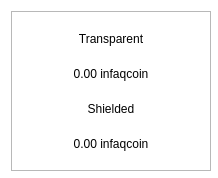
<?xml version="1.0" encoding="UTF-8"?>
<ui version="4.0">
 <class>BalanceBubble</class>
 <widget class="QWidget" name="BalanceBubble">
  <property name="geometry">
   <rect>
    <x>0</x>
    <y>0</y>
    <width>218</width>
    <height>178</height>
   </rect>
  </property>
  <property name="minimumSize">
   <size>
    <width>218</width>
    <height>178</height>
   </size>
  </property>
  <property name="maximumSize">
   <size>
    <width>250</width>
    <height>178</height>
   </size>
  </property>
  <property name="windowTitle">
   <string>Form</string>
  </property>
  <property name="styleSheet">
   <string notr="true">#BalanceBubble{
background-color:transparent
}</string>
  </property>
  <layout class="QVBoxLayout" name="verticalLayout_2">
   <property name="spacing">
    <number>0</number>
   </property>
   <item>
    <widget class="QFrame" name="frame">
     <property name="minimumSize">
      <size>
       <width>200</width>
       <height>160</height>
      </size>
     </property>
     <property name="maximumSize">
      <size>
       <width>250</width>
       <height>160</height>
      </size>
     </property>
     <property name="styleSheet">
      <string notr="true"/>
     </property>
     <property name="frameShape">
      <enum>QFrame::StyledPanel</enum>
     </property>
     <property name="frameShadow">
      <enum>QFrame::Raised</enum>
     </property>
     <property name="lineWidth">
      <number>10</number>
     </property>
     <layout class="QVBoxLayout" name="verticalLayout">
      <property name="spacing">
       <number>0</number>
      </property>
      <item>
       <layout class="QHBoxLayout" name="horizontalLayout">
        <item>
         <widget class="QLabel" name="lblFirst">
          <property name="styleSheet">
           <string notr="true"/>
          </property>
          <property name="text">
           <string>Transparent</string>
          </property>
          <property name="alignment">
           <set>Qt::AlignCenter</set>
          </property>
         </widget>
        </item>
       </layout>
      </item>
      <item>
       <widget class="QLabel" name="textTransparent">
        <property name="styleSheet">
         <string notr="true"/>
        </property>
        <property name="text">
         <string>0.00 infaqcoin</string>
        </property>
        <property name="alignment">
         <set>Qt::AlignCenter</set>
        </property>
       </widget>
      </item>
      <item>
       <widget class="QLabel" name="lblSecond">
        <property name="styleSheet">
         <string notr="true"/>
        </property>
        <property name="text">
         <string>Shielded</string>
        </property>
        <property name="alignment">
         <set>Qt::AlignCenter</set>
        </property>
       </widget>
      </item>
      <item>
       <widget class="QLabel" name="textShielded">
        <property name="styleSheet">
         <string notr="true"/>
        </property>
        <property name="text">
         <string>0.00 infaqcoin</string>
        </property>
        <property name="alignment">
         <set>Qt::AlignCenter</set>
        </property>
       </widget>
      </item>
     </layout>
    </widget>
   </item>
  </layout>
 </widget>
 <resources/>
 <connections/>
</ui>
